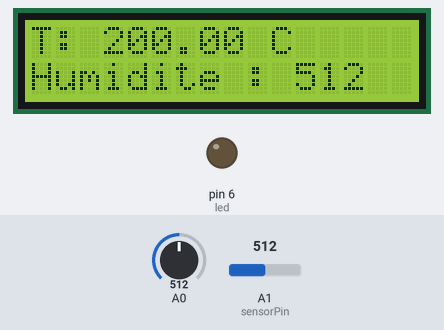
The sketch below on a simulated Arduino Uno, built with avr-gcc and run on an emulated ATmega328P. On the bench: 16×2 character LCD, output pins drawn as LEDs (lit = HIGH). The test bench sets the inputs (shaded band); at power-on: A1 (sensorPin) = 512, A0 = 512.

Above: at 1.2 s.
1.3 s: A1 (sensorPin) set to 86
At 1.54 s:
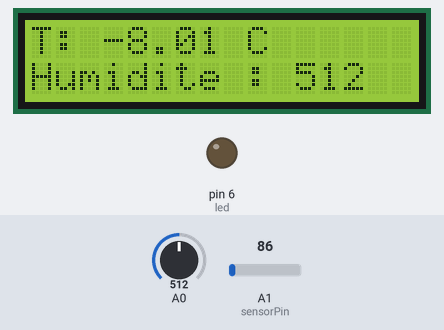
4.3 s: A1 (sensorPin) set to 75
At 4.6 s:
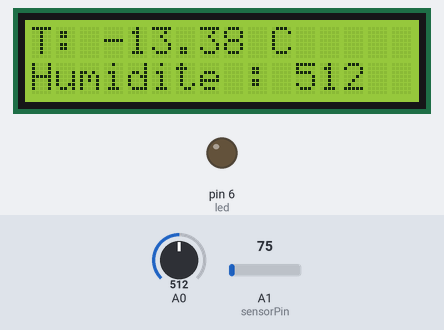
5.9 s: A0 set to 482
At 6.27 s:
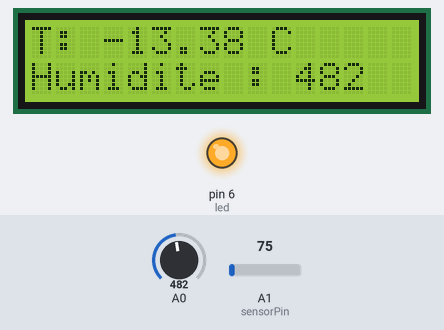
8.3 s: A0 set to 11
At 8.58 s:
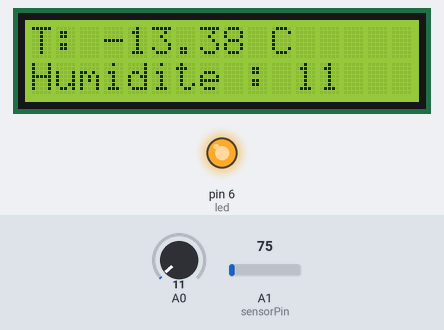
9.9 s: A0 set to 8
At 10.11 s:
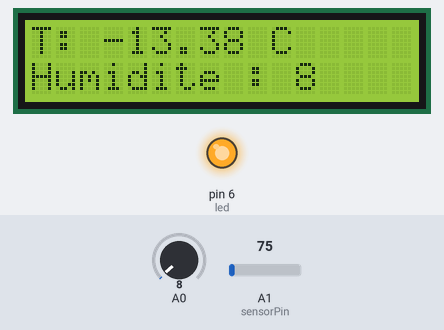
11.4 s: A1 (sensorPin) set to 122
At 11.62 s:
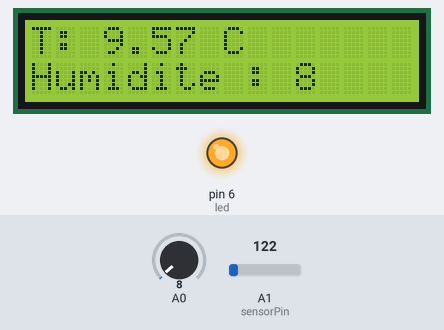
Timing chart, 0 to 14.4 s (numbered marks = the images above; inputs shaded):
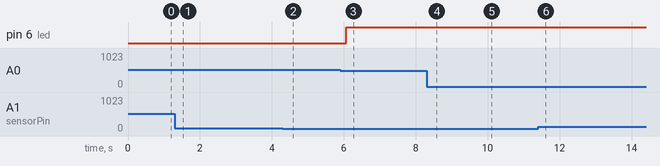

Measured:
- the behaviour switches between 501 and 500 on A0 (found by bisection; images 2 and 3)
- after the input at 1.3 s, the display: changes after 0.07 s (image 1)
- after the input at 4.3 s, the display: first differs from a run without the input after 0.13 s (image 2)
- after the input at 5.9 s, pin 6 (led): LOW → HIGH after 0.17 s; the display: first differs from a run without the input after 0.07 s (image 3)
- after the input at 8.3 s, the display: first differs from a run without the input after 0.11 s (image 4)
- after the input at 9.9 s, the display: first differs from a run without the input at once (image 5)
- after the input at 11.4 s, the display: first differs from a run without the input after 0.05 s (image 6)

The sketch:

code..ino
```cpp
#include <Adafruit_LiquidCrystal.h>

Adafruit_LiquidCrystal lcd(0);

#define led 6
int valeurCapteur;
int limite = 500; 						// valeur sous laquelle la LED s’allumera
const int sensorPin = 1; 				//Capteur de température sur la broche analogique A0


void setup()
{
lcd.begin(16, 2);
pinMode(led, OUTPUT); 					// la connexion 6 doit pouvoir envoyer du courant
}

void loop()
{
  lcd.setCursor(0,0); 					//Positioner le curseur ligne 0 colonne 0
  lcd.print ("T: "); 					//Afficher le T de température
  lcd.print (GetTemp()); 				//Aller chercher la température
  lcd.print (" C");

  valeurCapteur = analogRead(A0);		// Lire la valeur analogique sur la pin A0 et l'attribuer à la variable "valeur capteur"
  lcd.setCursor(0, 1);					// Placer le curseur sur le premier caractere de la deuxieme ligne
  lcd.print("Humidite : ");
  lcd.print(valeurCapteur);				// Afficher la valeur d'humidité

delay(100);
lcd.clear();

if (valeurCapteur > limite) 					// Si l'humidité est superieure à la limite
{
  digitalWrite(led, LOW); 						// Eteindre la LED
}

  else											// Sinon
  {
    digitalWrite(led, HIGH); 					// Allumer la LED
  }
}

// Créer une fonction de type float qui renverra la valeur de la temperature

float GetTemp() 								//Creer une fonction qui renvoie un nombre de type float (à virgule)
{
  int reading = analogRead (sensorPin); 		//Definir reading qui va chercher le sensorPin

  //Calcul pour avoir la température
  float voltage = reading * 5.0;
  voltage /= 1024.0; 							//Diviser le voltage par 1024 qui est la valeur analogique

  return (voltage-0.5)*100; 					//Renvoyer la température
}   
```
